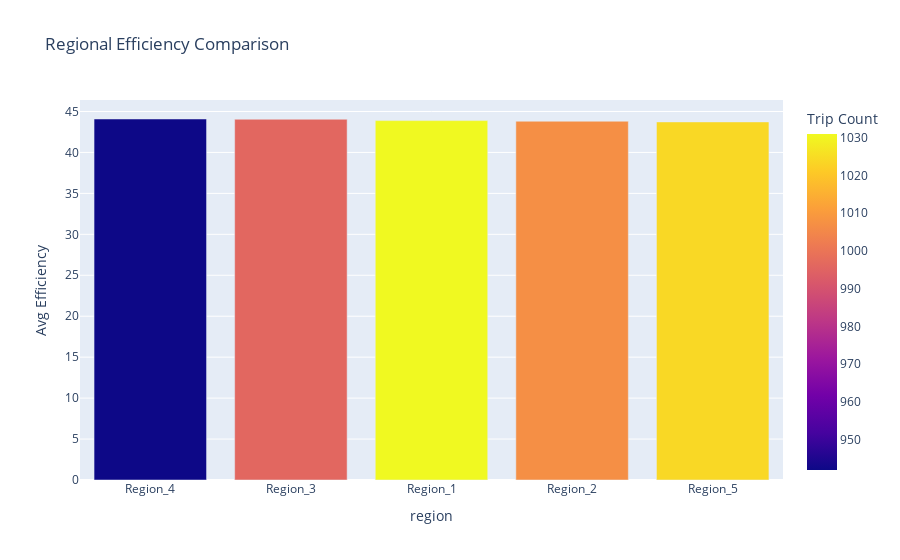

Notebook cell for this chart:
### Code cell
# Test: Regional comparison bar chart
fig = px.bar(
    region_summary,
    x='region',
    y='avg_efficiency',
    color='trip_count',
    title='Regional Efficiency Comparison',
    labels={'avg_efficiency': 'Avg Efficiency', 'trip_count': 'Trip Count'}
)
fig.show()

### Figure 1 — Plotly figure (JSON) as saved in the notebook; plotly's stock layout.template omitted (floating-point values rounded to 4 significant figures)
{"data": [{"hovertemplate": "region=%{x}<br>Avg Efficiency=%{y}<br>Trip Count=%{marker.color}<extra></extra>", "legendgroup": "", "marker": {"color": [942, 996, 1031, 1007, 1024], "coloraxis": "coloraxis", "pattern": {"shape": ""}}, "name": "", "orientation": "v", "showlegend": false, "textposition": "auto", "type": "bar", "x": ["Region_4", "Region_3", "Region_1", "Region_2", "Region_5"], "xaxis": "x", "y": [44.08, 44.06, 43.89, 43.81, 43.73], "yaxis": "y"}], "layout": {"barmode": "relative", "coloraxis": {"colorbar": {"title": {"text": "Trip Count"}}, "colorscale": [[0, "#0d0887"], [0.1111, "#46039f"], [0.2222, "#7201a8"], [0.3333, "#9c179e"], [0.4444, "#bd3786"], [0.5556, "#d8576b"], [0.6667, "#ed7953"], [0.7778, "#fb9f3a"], [0.8889, "#fdca26"], [1, "#f0f921"]]}, "legend": {"tracegroupgap": 0}, "title": {"text": "Regional Efficiency Comparison"}, "xaxis": {"anchor": "y", "domain": [0, 1], "title": {"text": "region"}}, "yaxis": {"anchor": "x", "domain": [0, 1], "title": {"text": "Avg Efficiency"}}}}
